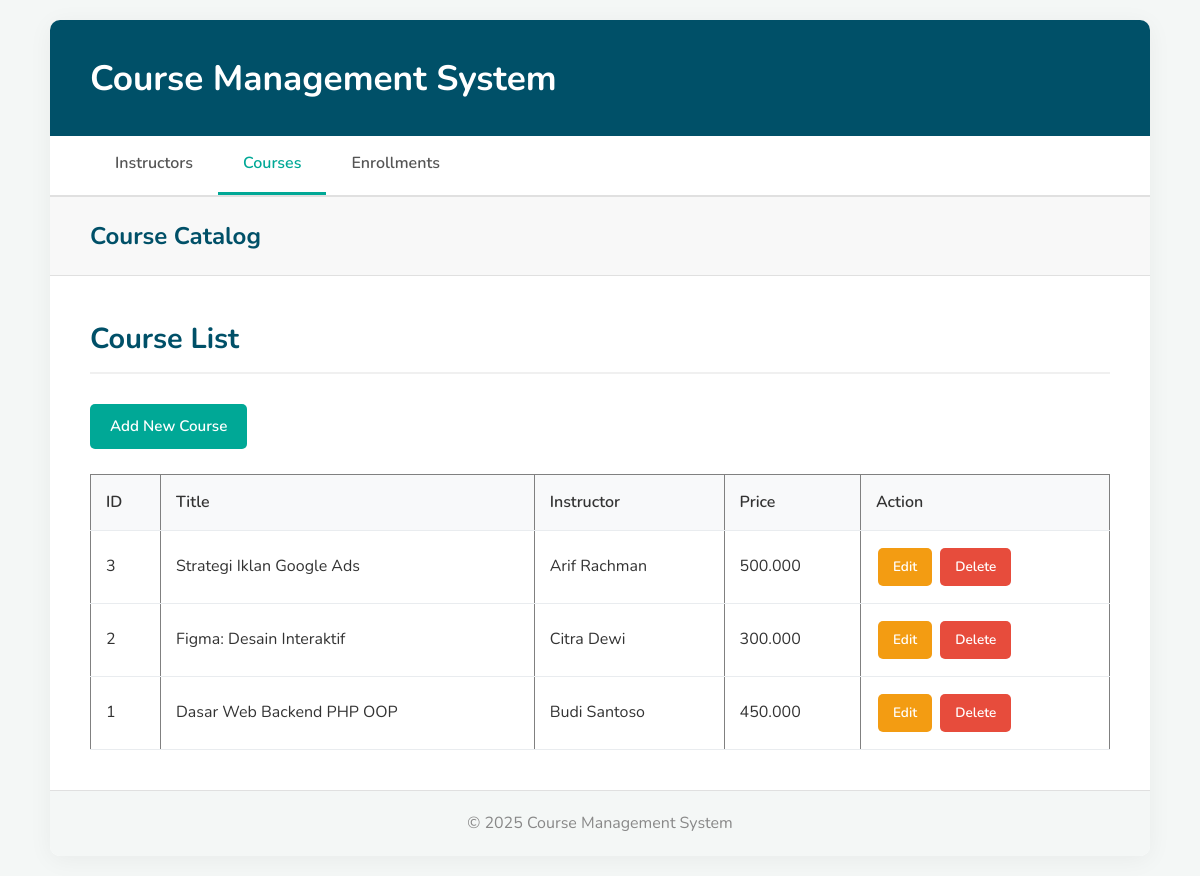
The page /?page=courses on the database its author committed.
### tables this page shows
CREATE TABLE courses (
    id INT AUTO_INCREMENT PRIMARY KEY,
    title VARCHAR(255) NOT NULL,
    description TEXT,
    price DECIMAL(10, 2) NOT NULL,
    instructor_id INT NOT NULL,
    FOREIGN KEY (instructor_id) REFERENCES instructors(id) ON DELETE CASCADE
);

CREATE TABLE instructors (
    id INT AUTO_INCREMENT PRIMARY KEY,
    name VARCHAR(100) NOT NULL,
    email VARCHAR(100) UNIQUE NOT NULL,
    expertise VARCHAR(100)
);

### config/db.php (called while the page is built, shortened)
<?php
class Database {
    private $host = "localhost";
    private $username = "root";
    private $password = "";
    private $dbname = "course_management_db";
    public function __construct() {
        try {
            $this->conn = new PDO("mysql:host=$this->host;dbname=$this->dbname", $this->username, $this->password);
        } catch (PDOException $e) {
            echo "Koneksi gagal: " . $e->getMessage();
        }
    }
}
?>

### class/Course.php (called while the page is built, shortened)
<?php
require_once 'config/db.php';
class Course {
    private $db;
    public function __construct() {
        $this->db = (new Database())->conn;
    }
    public function getAll() {
        $stmt = $this->db->prepare("SELECT c.*, i.name AS instructor_name
                                  FROM courses c
                                  JOIN instructors i ON c.instructor_id = i.id
                                  ORDER BY c.id DESC");
        $stmt->execute();
        return $stmt->fetchAll(PDO::FETCH_ASSOC);
    }
}
?>

### view/courses.php (the view)
<?php $data = $course->getAll(); ?>
<h3>Course List</h3>
<a href="?page=course_form" class="btn btn-success">Add New Course</a>
<table border="1">
    <tr>
        <th>ID</th>
        <th>Title</th>
        <th>Instructor</th>
        <th>Price</th>
        <th>Action</th>
    </tr>
    <?php foreach ($data as $c): ?>
    <tr>
        <td><?= $c['id'] ?></td>
        <td><?= $c['title'] ?></td>
        <td><?= $c['instructor_name'] ?></td>
        <td><?= number_format($c['price'], 0, ',', '.') ?></td>
        <td class="table-actions">
            <a href="?page=course_form&id=<?= $c['id'] ?>" class="btn btn-warning">Edit</a>
            <a href="?delete_course=<?= $c['id'] ?>" class="btn btn-danger" onclick="return confirm('Yakin hapus data ini?')">Delete</a>
        </td>
    </tr>
    <?php endforeach; ?>
</table>

### index.php (shortened to what this page needs)
<?php
require_once 'class/Course.php';
$course = new Course();
$currentPage = $_GET['page'] ?? 'instructors';
?>
<!DOCTYPE html>
<html lang="en">
<head>
    <link rel="stylesheet" href="style.css">
</head>
<body>
    <div class="container">
        <?php include 'view/header.php'; ?>
        <nav>
            <ul>
                <li>
                    <a href="?page=instructors" class="<?= ($currentPage == 'instructors' || $currentPage == 'instructor_form') ? 'active' : '' ?>">
                        Instructors
                    </a>
                </li>
                <li>
                    <a href="?page=courses" class="<?= ($currentPage == 'courses' || $currentPage == 'course_form') ? 'active' : '' ?>">
                        Courses
                    </a>
                </li>
                <li>
                    <a href="?page=enrollments" class="<?= ($currentPage == 'enrollments') ? 'active' : '' ?>">
                        Enrollments
                    </a>
                </li>
            </ul>
        </nav>
        <div class="content-header">
            <h2>
                <?php
                if ($currentPage == 'instructors' || $currentPage == 'instructor_form') {
                    echo "Instructor Management";
                } elseif ($currentPage == 'courses' || $currentPage == 'course_form') {
                    echo "Course Catalog";
                } elseif ($currentPage == 'enrollments') {
                    echo "Enrollment Records";
                } else {
                    echo "Dashboard";
                }
                ?>
            </h2>
        </div>
        <main>
            <?php
            if ($currentPage == 'instructors') {
                include 'view/instructors.php';
            } elseif ($currentPage == 'courses') {
                include 'view/courses.php';
            } elseif ($currentPage == 'enrollments') {
                include 'view/enrollments.php';
            } elseif ($currentPage == 'instructor_form') {
                include 'view/instructor_form.php';
            } elseif ($currentPage == 'course_form') {
                include 'view/course_form.php';
            }
            ?>
        </main>
        <?php include 'view/footer.php'; ?>
    </div>
</body>
</html>

### view/header.php
<header>
    <h1>Course Management System</h1>
</header>

### view/footer.php
<footer>
    <p>&copy; 2025 Course Management System</p>
</footer>

### style.css (style rules this page uses)
* { margin: 0; padding: 0; box-sizing: border-box; }
body { font-family: 'Nunito', sans-serif; background-color: #f4f7f6; color: #333; line-height: 1.6; }
.container { max-width: 1100px; margin: 20px auto; background-color: #ffffff; border-radius: 10px; box-shadow: 0 4px 25px rgba(0, 0, 0, 0.05); overflow: hidden; }
header { background-color: #005068; color: white; padding: 30px 40px; }
header h1 { font-weight: 700; font-size: 2.2em; }
nav { background-color: #ffffff; border-bottom: 2px solid #e0e0e0; padding: 0 40px; }
nav ul { list-style: none; display: flex; margin: 0; }
nav a { display: block; padding: 15px 25px; text-decoration: none; color: #555; font-weight: 600; border-bottom: 3px solid transparent; transition: all 0.3s ease; }
nav a:hover, nav a.active { color: #00a896; border-bottom-color: #00a896; }
main { padding: 40px; }
h3 { font-size: 1.8em; font-weight: 700; color: #005068; margin-bottom: 25px; border-bottom: 2px solid #f0f0f0; padding-bottom: 10px; }
table { width: 100%; border-collapse: collapse; margin-top: 20px; }
th, td { padding: 15px; text-align: left; border-bottom: 1px solid #e9ecef; }
th { background-color: #f8f9fa; color: #333; font-weight: 600; }
td.table-actions { white-space: nowrap; }
.table-actions .btn { padding: 8px 15px; font-size: 0.85em; margin: 2px; }
.btn { text-decoration: none; padding: 10px 20px; border: none; border-radius: 5px; font-weight: 600; font-size: 0.95em; cursor: pointer; transition: all 0.3s ease; display: inline-block; margin: 5px 5px 5px 0; font-family: 'Nunito', sans-serif; }
.btn-success { background-color: #00a896; color: white; }
.btn-warning { background-color: #f39c12; color: white; }
.btn-danger { background-color: #e74c3c; color: white; }
footer { background-color: #f4f7f6; color: #888; text-align: center; padding: 20px 40px; border-top: 1px solid #e0e0e0; }
.content-header { background-color: #f8f8f8; padding: 20px 40px; border-bottom: 1px solid #e0e0e0; }
.content-header h2 { font-size: 1.5em; color: #005068; margin: 0; }

### rows shown on the page
courses: id "3", title "Strategi Iklan Google Ads", instructor.name "Arif Rachman", price "500.000"
courses: id "2", title "Figma: Desain Interaktif", instructor.name "Citra Dewi", price "300.000"
courses: id "1", title "Dasar Web Backend PHP OOP", instructor.name "Budi Santoso", price "450.000"
